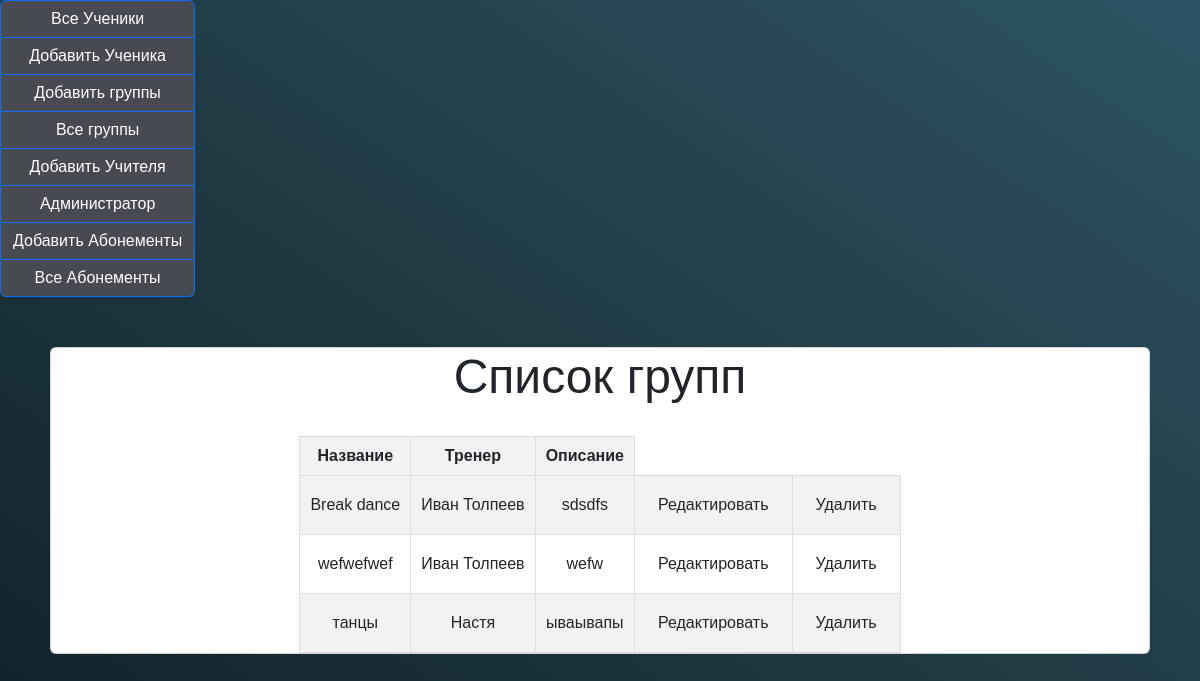
The app's page /group_list/, older data.
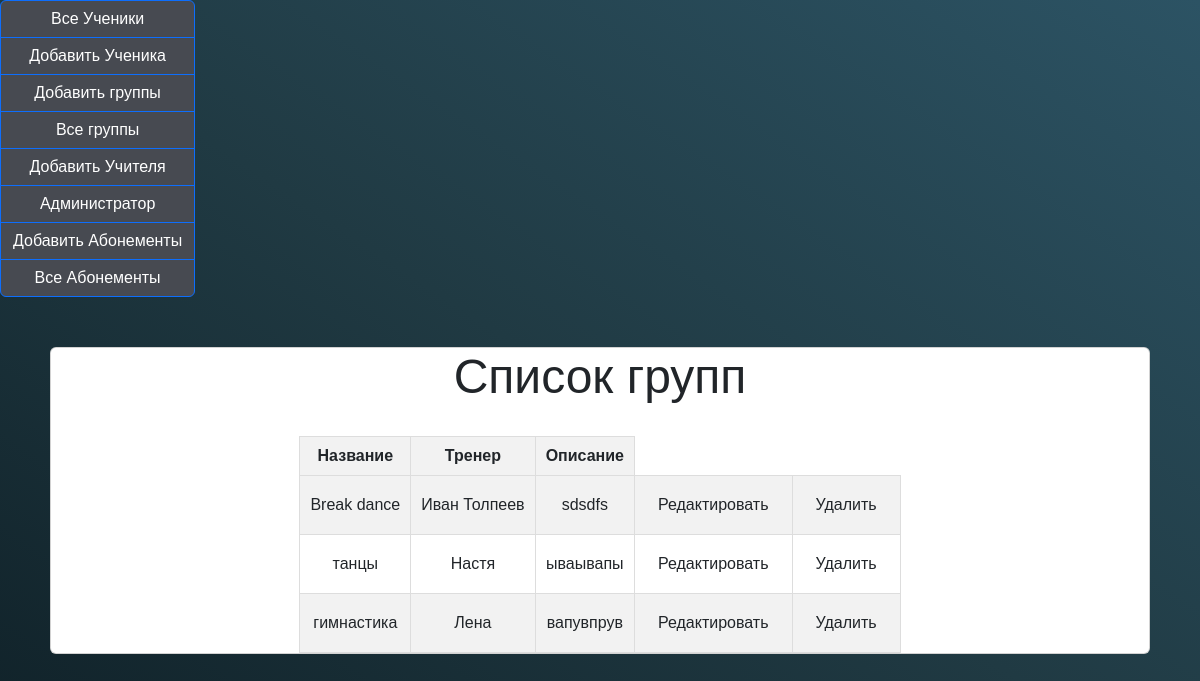
The same page, newer data.
### myapp/models.py (models this page shows)
class Group(models.Model):
    name = models.CharField(max_length=255)
    coach = models.ForeignKey('Coach', on_delete=models.CASCADE)
    description = models.TextField()
    students = models.ManyToManyField(Client, related_name='group_students')

class Coach(models.Model):
    full_name = models.CharField(max_length=255)
    phone_number = models.CharField(max_length=20)
    students = models.ManyToManyField(Client, null=True, blank=True)
    groupqs = models.ManyToManyField(Group, related_name='coach_groupqs', null=True, blank=True)

### myapp/views.py (the view)
# urls.py: path('group_list/', group_list, name='group_list'),
def group_list(request):
    groups = Group.objects.all()
    return render(request, 'group_list.html', {'groups': groups})

### myapp/templates/group_list.html
{% extends 'base.html' %}
{% block content %}
<div class="container">
    <div class="card">
  <h1>Список групп</h1>
    <table>
        <tr>
            <th>Название</th>
            <th>Тренер</th>
            <th>Описание</th>
        </tr>
        {% for group in groups %}
        <tr>
            <td>{{ group.name }}</td>
            <td>{{ group.coach.full_name }}</td>
            <td>{{ group.description }}</td>
            <td><a class="btn btn-default" href="{% url 'update_group' group.pk %}">Редактировать</a></td>
            <td><a class="btn btn-default" href="{% url 'delete_group' group.pk %}">Удалить</a></td>
        </tr>
        {% endfor %}
    </table>
    </div>
</div>
{% endblock %}

Row changes from the older to the newer data that the page shows:
removed Group: name "wefwefwef", coach.full_name "Иван Толпеев", description "wefw"
added Group: name "гимнастика", coach.full_name "Лена", description "вапувпрув"
